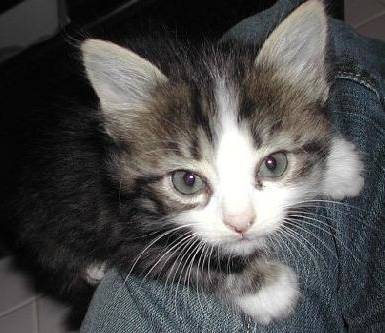
#> input picture week1/cat.png, 385 x 333 px
$ python upsampling.py
#> lines starting #> are read from the running program, lines starting #| are printed output that depends on the picture
# -*- coding: utf-8 -*-

import cv2
import numpy as np
img = cv2.imread('cat.png')
#> img is the input picture: shape (333, 385, 3); mean B, G, R 78.2, 78.6, 79.3
cv2.imshow('show', img)
cv2.waitKey(0)
cv2.destroyAllWindows()

def unpooling(src, scale):
#> called with scale = 2
  assert isinstance(scale, int)
  src_h, src_w, channel = src.shape
#> src_h = 333; src_w = 385; channel = 3
  dst_h = src_h * scale
#> dst_h = 666
  dst_w = src_w * scale
#> dst_w = 770
  dst = np.zeros((dst_h, dst_w, channel), dtype=src.dtype)
  dst[::scale, ::scale] = src
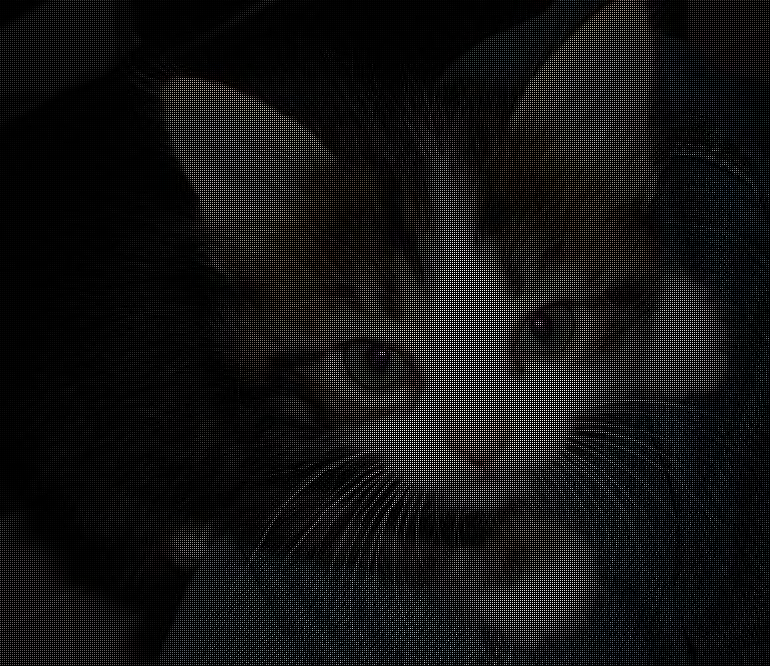
#> dst: shape (666, 770, 3); mean B, G, R 19.6, 19.6, 19.8
  return dst

img_u = unpooling(img, 2)
cv2.imshow('show', img_u)
cv2.waitKey(0)
cv2.destroyAllWindows()

def nearest_interpolation(src, dst_size):
#> called with dst_size = (512, 512)
  src_h, src_w, channel = src.shape
#> src_h = 333; src_w = 385; channel = 3
  dst_w, dst_h = dst_size
  x_scale = dst_w / src_w
#> x_scale = 1.33
  y_scale = dst_h / src_h
#> y_scale = 1.54
  dst = np.zeros((dst_h, dst_w, channel), dtype=src.dtype)
  for c in range(channel):
    for dst_x in range(dst_w):
      for dst_y in range(dst_h):
        # 计算目标图的当前坐标在源图像中的位置
        # 数学关系：src_x + 0.5 = (dst_x + 0.5) / x_scale
        src_x = int(round((dst_x + 0.5) / x_scale - 0.5))
        src_y = int(round((dst_y + 0.5) / y_scale - 0.5))
        src_x = src_x if src_x > 0 else 0
        src_x = src_x if src_x < src_w else src_w - 1
        src_y = src_y if src_y > 0 else 0
        src_y = src_y if src_y < src_h else src_h - 1
        dst[dst_y, dst_x, c] = src[src_y, src_x, c]
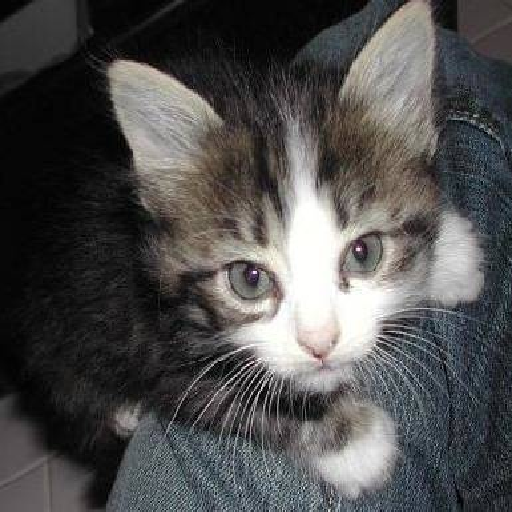
#> dst: shape (512, 512, 3); mean B, G, R 78.2, 78.5, 79.2
  return dst

img_n = nearest_interpolation(img, (512, 512))
cv2.imshow('show', img_n)
cv2.waitKey(0)
cv2.destroyAllWindows()

def nearest_interpolation_v1(src, dst_size):
#> called with dst_size = (512, 512)
  src_h, src_w, channel = src.shape
#> src_h = 333; src_w = 385; channel = 3
  dst_w, dst_h = dst_size
  x_scale = dst_w / src_w
#> x_scale = 1.33
  y_scale = dst_h / src_h
#> y_scale = 1.54
  dst = np.zeros((dst_h, dst_w, channel), dtype=src.dtype)
  for dst_x in range(dst_w):
    for dst_y in range(dst_h):
      src_x = int(round((dst_x + 0.5) / x_scale - 0.5))
      src_y = int(round((dst_y + 0.5) / y_scale - 0.5))
      src_x = src_x if src_x > 0 else 0
      src_x = src_x if src_x < src_w else src_w - 1
      src_y = src_y if src_y > 0 else 0
      src_y = src_y if src_y < src_h else src_h - 1
      dst[dst_y, dst_x] = src[src_y, src_x]
  return dst

img_n1 = nearest_interpolation_v1(img, (512, 512))
cv2.imshow('show', img_n1)
cv2.waitKey(0)
cv2.destroyAllWindows()

def nearest_interpolation_v2(src, dst_size):
#> called with dst_size = (512, 512)
  src_h, src_w, channel = src.shape
  dst_w, dst_h = dst_size
  x_scale = dst_w / src_w
  y_scale = dst_h / src_h
  dst_y, dst_x = np.mgrid[:dst_h, :dst_w]
  src_x = np.around((dst_x + 0.5) / x_scale - 0.5).astype(np.int64)
  src_y = np.around((dst_y + 0.5) / y_scale - 0.5).astype(np.int64)
  src_x = np.clip(src_x, 0, src_w-1)
  src_y = np.clip(src_y, 0, src_h-1)
  dst = src[src_y, src_x].copy()
  return dst

img_n2 = nearest_interpolation_v2(img, (512, 512))
cv2.imshow('show', img_n2)
cv2.waitKey(0)
cv2.destroyAllWindows()

import time
t1 = time.time()
img_n0 = nearest_interpolation(img, (512, 512))
t2 = time.time()
img_n1 = nearest_interpolation_v1(img, (512, 512))
t3 = time.time()
img_n2 = nearest_interpolation_v2(img, (512, 512))
t4 = time.time()
print('Difference 0-1: ', ((img_n0 - img_n1)**2).sum())
#| Difference 0-1:  0
print('Difference 0-2: ', ((img_n0 - img_n2)**2).sum())
#| Difference 0-2:  0
print('Difference 1-2: ', ((img_n1 - img_n2)**2).sum())
#| Difference 1-2:  0
print('v0: %.6f' % (t2 - t1))
print('v1: %.6f' % (t3 - t2))
print('v2: %.6f' % (t4 - t3))

def bilinear_interpolation(src, dst_size):
#> called with dst_size = (512, 512)
  src_h, src_w, channel = src.shape
  dst_w, dst_h = dst_size
  x_scale = dst_w / src_w
  y_scale = dst_h / src_h
  dst = np.zeros((dst_h, dst_w, channel), dtype=src.dtype)
  for c in range(channel):
    for dst_x in range(dst_w):
      for dst_y in range(dst_h):
        src_x = (dst_x + 0.5) / x_scale - 0.5
        src_y = (dst_y + 0.5) / y_scale - 0.5

        src_x1 = int(src_x)
        src_y1 = int(src_y)
        src_x2 = src_x1 + 1
        src_y2 = src_y1 + 1

        def clip(v, vmin, vmax):
          v = v if v >= vmin else vmin
          v = v if v <= vmax else vmax
          return v

        src_x1 = clip(src_x1, 0, src_w-1)
        src_x2 = clip(src_x2, 0, src_w-1)
        src_y1 = clip(src_y1, 0, src_h-1)
        src_y2 = clip(src_y2, 0, src_h-1)

        y1_value = (src_x - src_x1) * src[src_y1, src_x2, c] + (src_x2 - src_x) * src[src_y1, src_x1, c]
        y2_value = (src_x - src_x1) * src[src_y2, src_x2, c] + (src_x2 - src_x) * src[src_y2, src_x1, c]
        dst[dst_y, dst_x, c] = (src_y - src_y1) * y2_value + (src_y2 - src_y) * y1_value
  return dst

img_b = bilinear_interpolation(img, (512, 512))
cmp_img = np.concatenate([img_n2, img_b], axis=1)
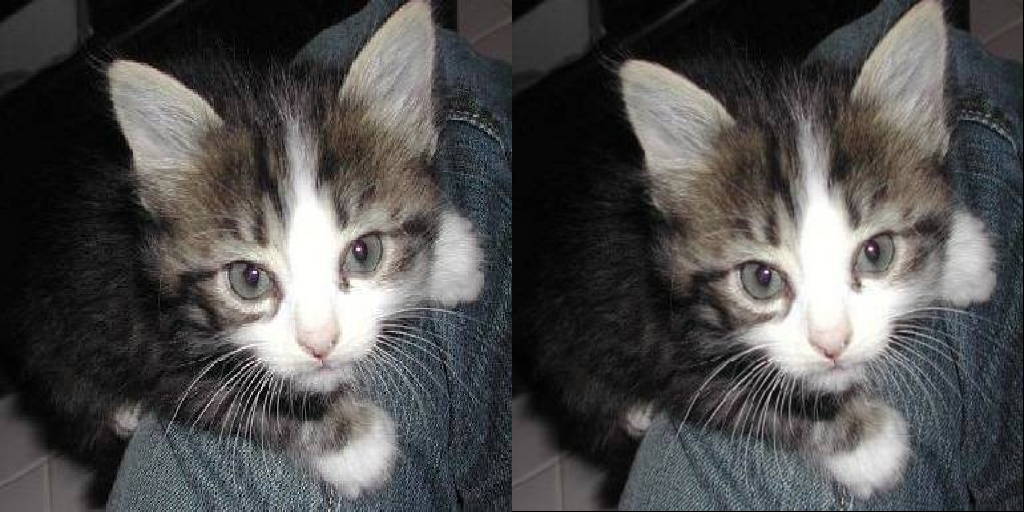
#> cmp_img: shape (512, 1024, 3); mean B, G, R 77.8, 78.2, 78.9
cv2.imshow('show', cmp_img)
cv2.waitKey(0)
cv2.destroyAllWindows()
